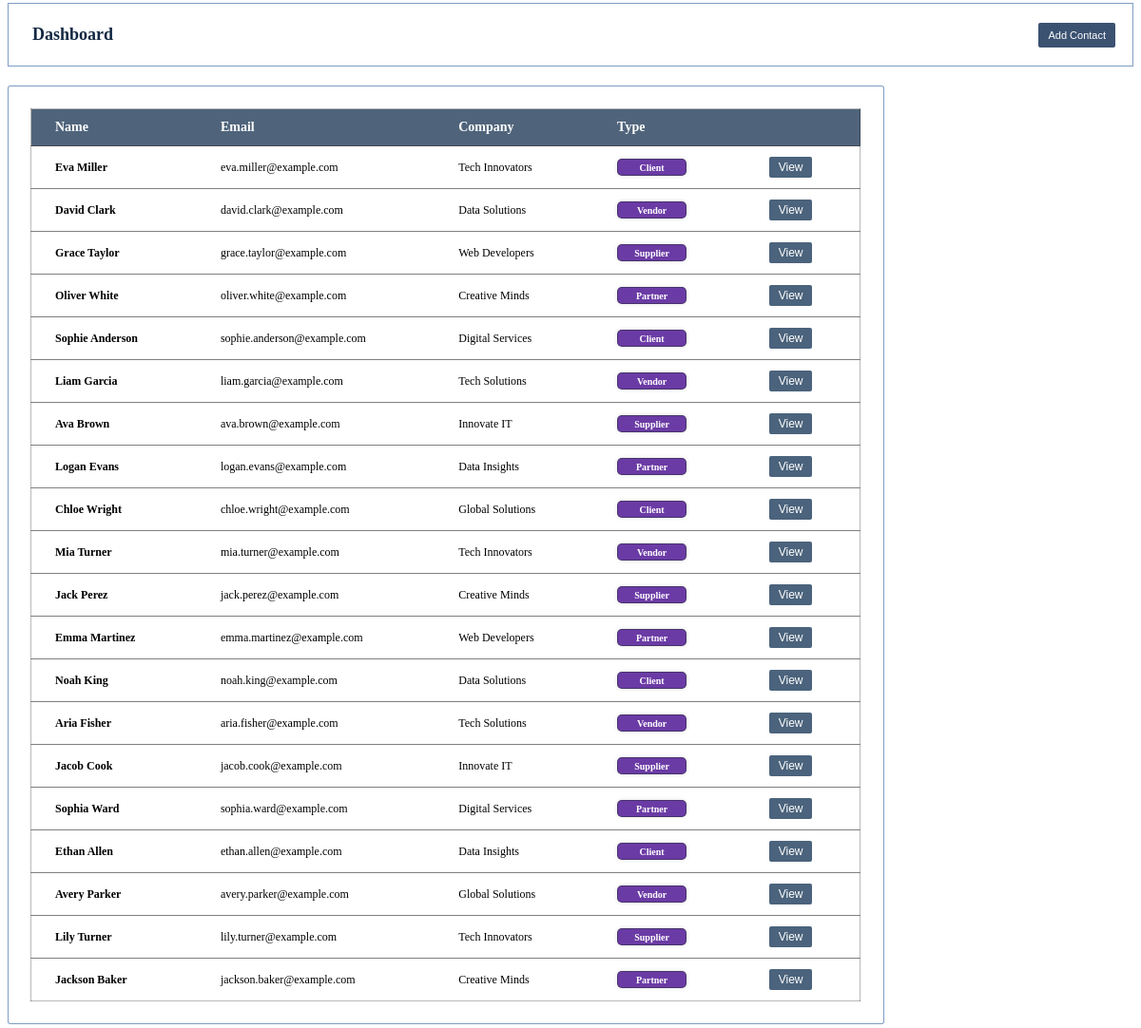
The page /screens/dashboard.php on the database as committed earlier.
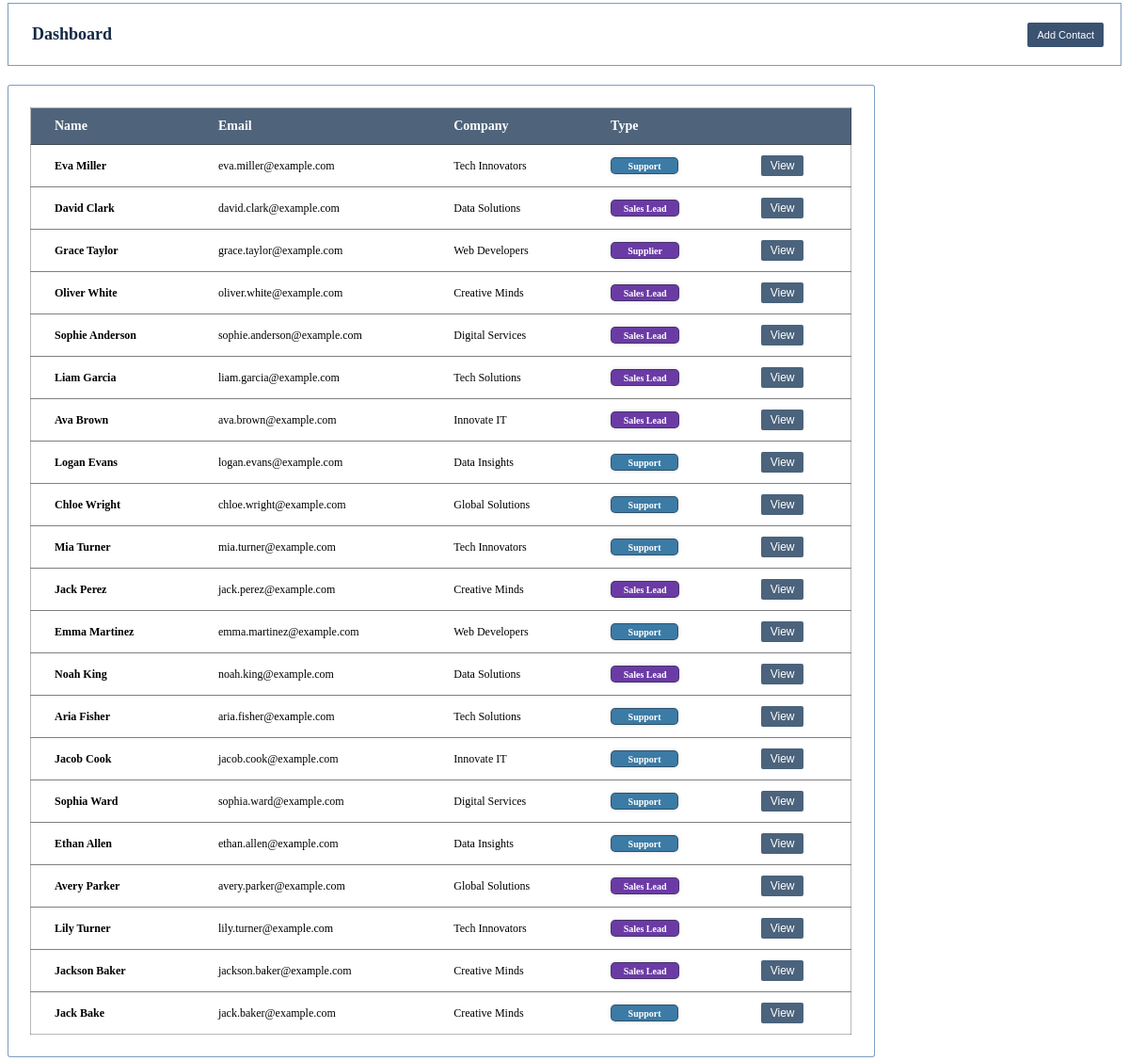
The same page on the database as committed later.
### tables this page shows
CREATE TABLE `contacts` (
  `id` int(11) NOT NULL auto_increment,
  `firstname` varchar(35) NOT NULL ,
  `lastname` varchar(35) NOT NULL ,
  `company` varchar(35) NOT NULL ,
  `type` varchar(35) NOT NULL,
  `assigned_to` int(35) NOT NULL ,
  `created_by`  int(35) NOT NULL ,
  `created_on` DATETIME NOT NULL ,
  `updated_at` DATETIME NOT NULL ,
  `telephone` varchar(35) NOT NULL ,
  `email` varchar(35) NOT NULL ,
   PRIMARY KEY  (`id`)
);

### screens/dashboard.php (the view, shortened to what this page needs)
<?php
    include("../database/dbsetup.php");
    $sql = "SELECT * FROM contacts";
    $results = $conn->query($sql);
?>
<!DOCTYPE html>
<html lang="en">
<head>
    <link rel="stylesheet" href="css/dashboard.css">
</head>
<body>
    <div id="dashHead">
        <h1>Dashboard</h1>
        <button onclick="loadScreen('contact')"> <i class="fa-solid fa-plus"></i> Add Contact</button>
    </div>
    <div id='dashBody'>
        <table id="contactstable">
            <thead>
                <tr>
                    <th>Name</th>
                    <th>Email</th>
                    <th>Company</th>
                    <th>Type</th>
                    <th> </th>
                </tr>
            </thead>
            <tbody>
            <?php foreach ($results as $row): ?>
                <tr>
                    <td><strong><?= $row['title'] ?> <?= $row['firstname'] ?> <?= $row['lastname'] ?></strong></td>
                    <td><?= $row['email'] ?></td>
                    <td><?= $row['company'] ?></td>
                    <td class="contacttype">
                        <?php if($row['type'] === "Support") : ?>
                            <div id=support><?=$row['type']?></div>
                        <?php else : ?>
                            <div id=saleslead><?=$row['type']?></div>
                        <?php endif; ?>
                    </td>
                    <td><button type="submit" id="contactDetailsLink" onclick="loadContactDetails('contactDetails' , <?= $row['id'] ?>)" >View</button></td>
                </tr>
            <?php endforeach; ?>
            </tbody>
        </table>
    </div>
</body>
</html>

Rows that differ between the two databases and show on the page:
changed contacts "Eva": type "Client" → "Support"
changed contacts "David": type "Vendor" → "Sales Lead"
changed contacts "Oliver": type "Partner" → "Sales Lead"
changed contacts "Sophie": type "Client" → "Sales Lead"
changed contacts "Liam": type "Vendor" → "Sales Lead"
changed contacts "Ava": type "Supplier" → "Sales Lead"
changed contacts "Logan": type "Partner" → "Support"
changed contacts "Chloe": type "Client" → "Support"
changed contacts "Mia": type "Vendor" → "Support"
changed contacts "Perez": type "Supplier" → "Sales Lead"
changed contacts "Emma": type "Partner" → "Support"
changed contacts "Noah": type "Client" → "Sales Lead"
changed contacts "Aria": type "Vendor" → "Support"
changed contacts "Jacob": type "Supplier" → "Support"
changed contacts "Sophia": type "Partner" → "Support"
changed contacts "Ethan": type "Client" → "Support"
changed contacts "Avery": type "Vendor" → "Sales Lead"
changed contacts "Lily": type "Supplier" → "Sales Lead"
changed contacts "Jackson": type "Partner" → "Sales Lead"
added contacts: firstname "Jack", lastname "Bake", email "jack.baker@example.com", company "Creative Minds", type "Support"
